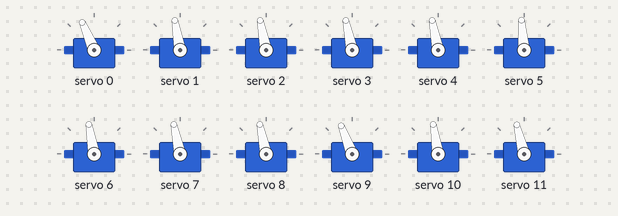
A sketch run on a simulated ESP32. Shown: 12 × servo. What the sketch prints to the serial monitor is not drawn.

Above: at 2.05 s.
At 3.55 s:
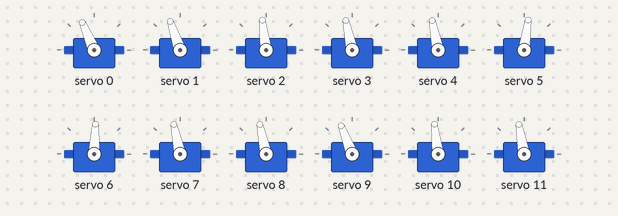
At 5.25 s:
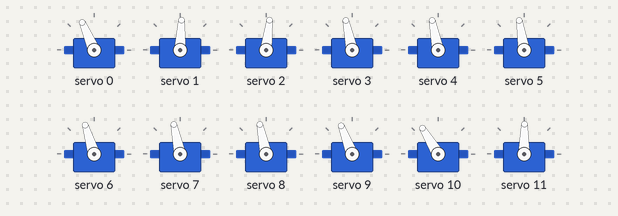
At 8.45 s:
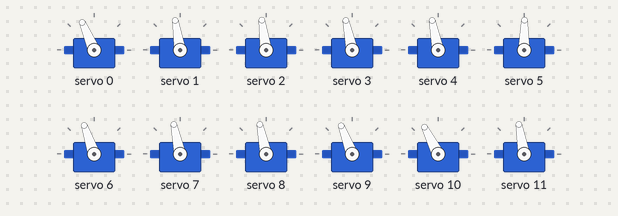
At 11.65 s:
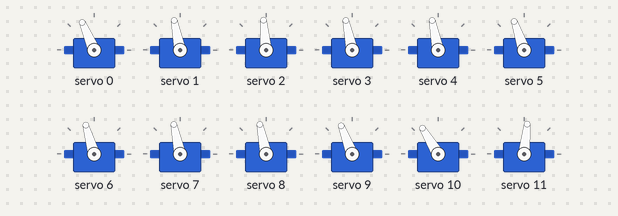
At 14.85 s:
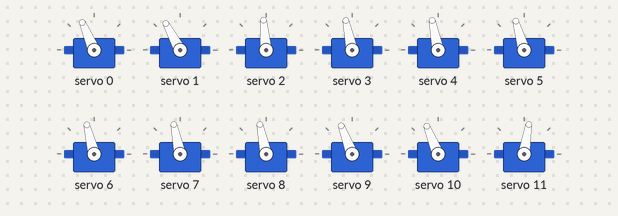
Timing chart, 0 to 22.7 s (numbered marks = the images above):
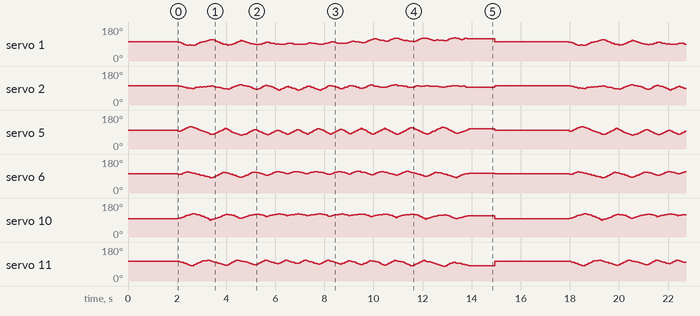

The sketch:

esp32_pca9685_sequence_player.ino
```cpp
#include <Wire.h>
#include <Adafruit_PWMServoDriver.h>
#include "esp32_servo_sequence.h"

Adafruit_PWMServoDriver pwm = Adafruit_PWMServoDriver(0x40);

#define MIN_PULSE_WIDTH 600
#define MAX_PULSE_WIDTH 2600
#define FREQUENCY 50

static const int NUM_CHANNELS = 16;

int safeMin[NUM_CHANNELS] = {
  85, 50, 40, 0,
  74, 50, 40, 0,
   0, 83, 20, 43,
  77, 27, 50, 0
};

int safeMax[NUM_CHANNELS] = {
  115, 160, 140, 180,
  104, 160, 140, 180,
  180, 113, 125, 143,
  113, 147, 150, 180
};

int neutralPose[NUM_CHANNELS] = {
  100, 90, 90, 90,
   89, 86, 90, 90,
   90, 98, 85, 93,
   93, 97, 100, 90
};

int currentPos[NUM_CHANNELS] = {
  100, 90, 90, 90,
   89, 86, 90, 90,
   90, 98, 85, 93,
   93, 97, 100, 90
};

int pulseWidth(int angle) {
  int pulse = map(angle, 0, 180, MIN_PULSE_WIDTH, MAX_PULSE_WIDTH);
  return int(float(pulse) / 1000000 * FREQUENCY * 4096);
}

int clampAngle(int channel, int angle) {
  if (angle < safeMin[channel]) {
    return safeMin[channel];
  }
  if (angle > safeMax[channel]) {
    return safeMax[channel];
  }
  return angle;
}

void writeServo(int channel, int angle) {
  int safeAngle = clampAngle(channel, angle);
  pwm.setPWM(channel, 0, pulseWidth(safeAngle));
  currentPos[channel] = safeAngle;
}

void applyPose(const uint16_t *poseRow) {
  for (int ch = 0; ch < NUM_CHANNELS; ch++) {
    writeServo(ch, (int)poseRow[ch + 1]);
  }
}

void moveToNeutral() {
  for (int ch = 0; ch < NUM_CHANNELS; ch++) {
    writeServo(ch, neutralPose[ch]);
  }
}

void playSequenceOnce() {
  if (kGaitRows < 1) {
    return;
  }

  applyPose(gaitSequence[0]);

  for (int row = 1; row < kGaitRows; row++) {
    uint16_t previousTime = gaitSequence[row - 1][0];
    uint16_t currentTime = gaitSequence[row][0];
    uint16_t dt = currentTime - previousTime;

    applyPose(gaitSequence[row]);
    delay(dt);
  }
}

void setup() {
  Serial.begin(115200);
  Wire.begin();

  pwm.begin();
  pwm.setPWMFreq(FREQUENCY);

  moveToNeutral();

  Serial.println("ESP32 listo para reproducir secuencia local.");
  Serial.print("Filas cargadas: ");
  Serial.println(kGaitRows);

  delay(2000);
}

void loop() {
  playSequenceOnce();
  delay(1000);
  moveToNeutral();
  delay(3000);
}
```

Source omitted: rvo_sequence.h (data table, 16045 bytes)

Measured:
- by itself, servo 1: moves between 83° and 122°, repeating every 15.9 s
- by itself, servo 2: moves between 77° and 107°, repeating every 15.9 s
- by itself, servo 5: moves between 74° and 118°, repeating every 15.9 s
- by itself, servo 6: moves between 82° and 114°, repeating every 15.9 s
- by itself, servo 10: moves between 90° and 122°, repeating every 15.9 s
- by itself, servo 11: moves between 77° and 111°, repeating every 15.9 s
